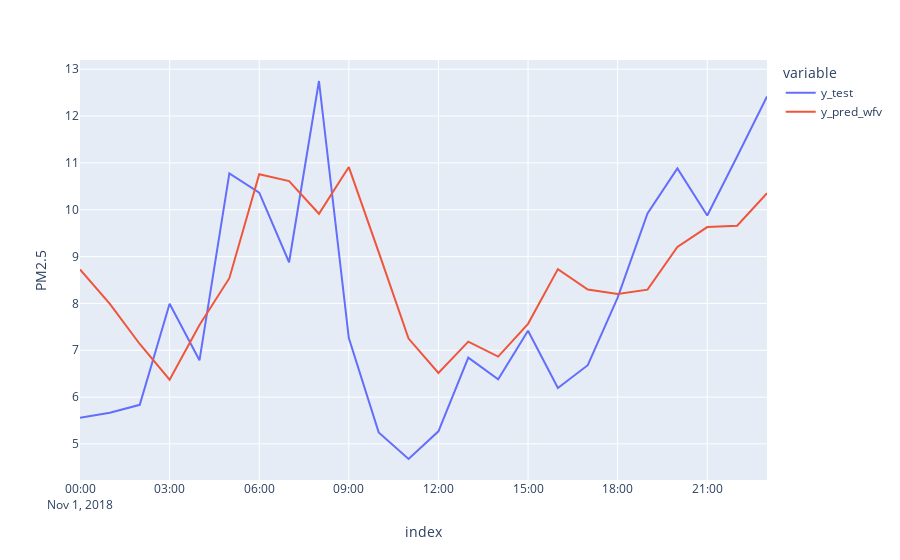

Source (notebook cell):
### Markdown cell above
### Generating Predictions and Visualizing Results

1. **Generate Training Predictions**  
   - Use your model to generate a list of training predictions.

2. **Create the Results DataFrame**  
   - Combine the true values `y_test` and your predictions `y_pred_wfv` into a new DataFrame named `df_predictions`.  
   - Don’t forget to include the **index** so that both Series align correctly over time.

3. **Visualize with Plotly Express**  
   - Plot `df_predictions` using **Plotly Express (`px.line`)** to compare actual and predicted values.  
   - Label the **y-axis** as `"P2"` to represent PM2.5 readings.

This visualization helps you assess how well your model captures trends in the test data.

### Code cell
df_predictions = pd.DataFrame({
    "y_test":y_test,
    "y_pred_wfv":y_pred_wfv
})
fig = px.line(df_predictions,labels={"value":"PM2.5"})
fig.show();

### Figure 1 — Plotly figure (JSON) as saved in the notebook; plotly's stock layout.template omitted (floating-point values rounded to 4 significant figures)
{"data": [{"hovertemplate": "variable=y_test<br>index=%{x}<br>PM2.5=%{y}<extra></extra>", "legendgroup": "y_test", "line": {"color": "#636efa", "dash": "solid"}, "marker": {"symbol": "circle"}, "mode": "lines", "name": "y_test", "orientation": "v", "showlegend": true, "type": "scatter", "x": ["2018-11-01T00:00:00+03:00", "2018-11-01T01:00:00+03:00", "2018-11-01T02:00:00+03:00", "2018-11-01T03:00:00+03:00", "2018-11-01T04:00:00+03:00", "2018-11-01T05:00:00+03:00", "2018-11-01T06:00:00+03:00", "2018-11-01T07:00:00+03:00", "2018-11-01T08:00:00+03:00", "2018-11-01T09:00:00+03:00", "2018-11-01T10:00:00+03:00", "2018-11-01T11:00:00+03:00", "2018-11-01T12:00:00+03:00", "2018-11-01T13:00:00+03:00", "2018-11-01T14:00:00+03:00", "2018-11-01T15:00:00+03:00", "2018-11-01T16:00:00+03:00", "2018-11-01T17:00:00+03:00", "2018-11-01T18:00:00+03:00", "2018-11-01T19:00:00+03:00", "2018-11-01T20:00:00+03:00", "2018-11-01T21:00:00+03:00", "2018-11-01T22:00:00+03:00", "2018-11-01T23:00:00+03:00"], "xaxis": "x", "y": [5.556, 5.664, 5.835, 7.992, 6.785, 10.78, 10.37, 8.879, 12.75, 7.26, 5.246, 4.678, 5.269, 6.843, 6.381, 7.418, 6.193, 6.681, 8.124, 9.923, 10.88, 9.877, 11.14, 12.42], "yaxis": "y"}, {"hovertemplate": "variable=y_pred_wfv<br>index=%{x}<br>PM2.5=%{y}<extra></extra>", "legendgroup": "y_pred_wfv", "line": {"color": "#EF553B", "dash": "solid"}, "marker": {"symbol": "circle"}, "mode": "lines", "name": "y_pred_wfv", "orientation": "v", "showlegend": true, "type": "scatter", "x": ["2018-11-01T00:00:00+03:00", "2018-11-01T01:00:00+03:00", "2018-11-01T02:00:00+03:00", "2018-11-01T03:00:00+03:00", "2018-11-01T04:00:00+03:00", "2018-11-01T05:00:00+03:00", "2018-11-01T06:00:00+03:00", "2018-11-01T07:00:00+03:00", "2018-11-01T08:00:00+03:00", "2018-11-01T09:00:00+03:00", "2018-11-01T10:00:00+03:00", "2018-11-01T11:00:00+03:00", "2018-11-01T12:00:00+03:00", "2018-11-01T13:00:00+03:00", "2018-11-01T14:00:00+03:00", "2018-11-01T15:00:00+03:00", "2018-11-01T16:00:00+03:00", "2018-11-01T17:00:00+03:00", "2018-11-01T18:00:00+03:00", "2018-11-01T19:00:00+03:00", "2018-11-01T20:00:00+03:00", "2018-11-01T21:00:00+03:00", "2018-11-01T22:00:00+03:00", "2018-11-01T23:00:00+03:00"], "xaxis": "x", "y": [8.726, 7.989, 7.134, 6.372, 7.54, 8.539, 10.76, 10.61, 9.914, 10.91, 9.094, 7.25, 6.516, 7.184, 6.864, 7.564, 8.732, 8.296, 8.199, 8.294, 9.205, 9.63, 9.659, 10.35], "yaxis": "y"}], "layout": {"legend": {"title": {"text": "variable"}, "tracegroupgap": 0}, "margin": {"t": 60}, "xaxis": {"anchor": "y", "domain": [0, 1], "title": {"text": "index"}}, "yaxis": {"anchor": "x", "domain": [0, 1], "title": {"text": "PM2.5"}}}}
